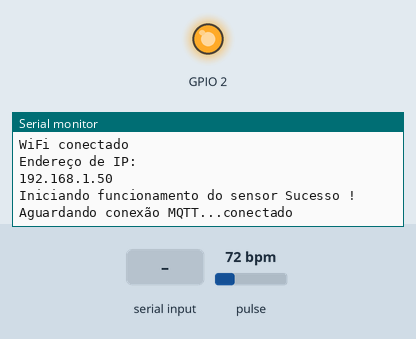
A sketch run on a simulated ESP8266 (NodeMCU). On the bench: output pins drawn as LEDs (lit = HIGH, except the on-board LED, lit = LOW), the last lines printed to the serial monitor. The inputs (shaded band) are chosen by the test bench; at power-on: pulse 72 bpm. WiFi joins after 1.5 s; servers stay silent unless stated; uploads are accepted with an empty reply; no MQTT or app messages arrive unless stated.

Above: at 2.7 s.
2.8 s: "queda\n" received over Serial
At 3.6 s:
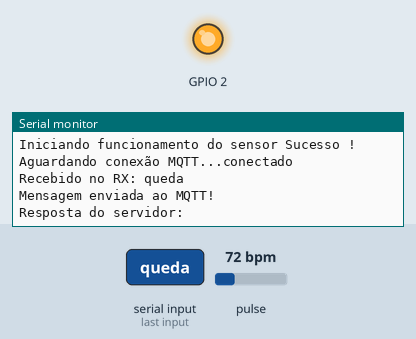
4.3 s: "botao\n" received over Serial
At 4.46 s:
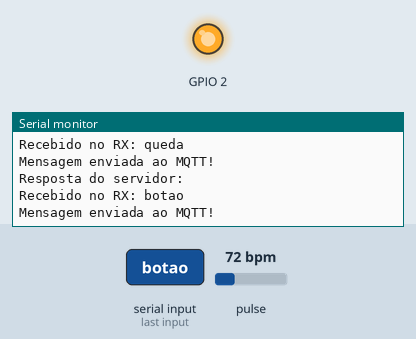
5.8 s: "1\n" received over Serial
At 5.96 s:
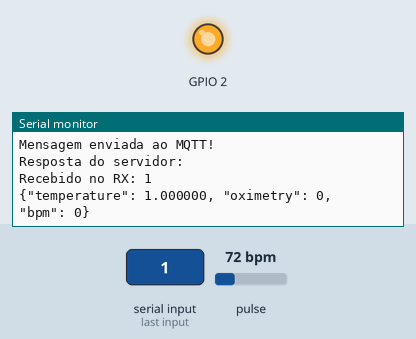

Measured:
- after the input at 2.8 s, the serial monitor: prints a new line at once (image 1)
- after the input at 4.3 s, the serial monitor: prints a new line at once (image 2)
- after the input at 5.8 s, the serial monitor: prints a new line at once (image 3)

The sketch:

esp.ino
```cpp
#include <ESP8266WiFi.h>
#include <PubSubClient.h>
#include <ESP8266HTTPClient.h>
#include <Wire.h> //Biblioteca para comunicação I2C
#include "MAX30100_PulseOximeter.h" //Biblioteca para uso do sensor de frequência cardíaca e oxímetro MAX30100

#define REPORTING_PERIOD_MS     1000 // Intervalo entre a medição de cada amostra

uint32_t tsLastReport = 0; // Tempo da última amostra dectada

PulseOximeter pox; //Declaração objeto pox

const char* ssid = "";
const char* password = "";
const char* mqtt_server = "broker.mqtt-dashboard.com";
const char* mqttTopic = "DotHealth/alarme";

WiFiClient espClient;
PubSubClient client(espClient);
unsigned long lastMsg = 0;
#define MSG_BUFFER_SIZE (50)
char msg[MSG_BUFFER_SIZE];
int value = 0;

void setup() {
  pinMode(BUILTIN_LED, OUTPUT);
  Serial.begin(9600);
  setup_wifi();
  client.setServer(mqtt_server, 1883);
  client.setCallback(callback);
  Serial.print("Iniciando funcionamento do sensor ");

  if (!pox.begin())  //Testa a comunicação com o sensor
  {
    Serial.println("Falhou ! "); //Se a comunicação não foi realizada corretamente exibe a mensagem "Falhou"
    for (;;);
  } else
  {
    Serial.println("Sucesso ! "); //Se a comunicação foi realizada com sucesso exibe a mensagem "Sucesso !"
  }
  pox.setIRLedCurrent(MAX30100_LED_CURR_7_6MA); // Define que o sensor use 7,6 mA para o led
}


void setup_wifi() {

  delay(10);
  Serial.println();
  Serial.print("Conectando com ");
  Serial.println(ssid);

  WiFi.begin(ssid, password);

  while (WiFi.status() != WL_CONNECTED) {
    delay(500);
    Serial.print(".");
  }
  randomSeed(micros());
  Serial.println();
  Serial.println("WiFi conectado");
  Serial.println("Endereço de IP: ");
  Serial.println(WiFi.localIP());
}

void callback(char* topic, byte* payload, unsigned int length) {
  Serial.print("Mensagem recebida [");
  Serial.print(topic);
  Serial.print("] ");
  for (int i = 0; i < length; i++) {
    Serial.print((char)payload[i]);
  }
  Serial.println();

  if ((char)payload[0] == '1') {
    digitalWrite(BUILTIN_LED, LOW);
  } else {
    digitalWrite(BUILTIN_LED, HIGH);
  }

}

void reconnect() {
  while (!client.connected()) {
    Serial.print("Aguardando conexão MQTT...");
    if (client.connect("ESP8266Client")) {
      Serial.println("conectado");
      client.publish("DotHealth/heartbeat", "hello world");
      client.subscribe("DotHealth/Led");
    } else {
      Serial.print("falhou, rc=");
      Serial.print(client.state());
      Serial.println(" tente novamente em 5s");
      delay(5000);
    }
  }
}

void loop() {

  // Reconexão MQTT, se necessário
  if (!client.connected()) {
    reconnect();
    //COMENTEI PRA TESTAR O ENVIO DE DADOS PRO BANCO
  }

   // Verifica se há dados recebidos na porta serial (RX)
  if (Serial.available() > 0) {
    String receivedData = Serial.readStringUntil('\n'); // Lê até o caractere de nova linha
    receivedData.trim(); // Remove espaços extras ou quebras de linha
    Serial.print("Recebido no RX: ");
    Serial.println(receivedData);

    if(receivedData == "queda"){
      // Publica a mensagem recebida no tópico MQTT
      if (client.publish(mqttTopic, "1")) {
        Serial.println("Mensagem enviada ao MQTT!");
      } else {
        Serial.println("Falha ao enviar mensagem ao MQTT!");
      }
      sendPostFall(receivedData);
    }

    else if(receivedData == "botao"){
      if (client.publish(mqttTopic, "1")) {
        Serial.println("Mensagem enviada ao MQTT!");
      } else {
        Serial.println("Falha ao enviar mensagem ao MQTT!");
      }
      sendPostFall(receivedData);
    }

    else{
      sendPostRequest(receivedData);
    }
  }
}

void sendPostRequest(String data) {
  HTTPClient http;
  http.begin(espClient, "http://10.144.0.120:8000/insertentry");// ****checar endereço IP****
  http.addHeader("Content-Type", "application/json");

  float temperatura = data.toFloat();
  pox.update();
  /* float int int */
  char jsonData[100];
  sprintf(jsonData, "{\"temperature\": %f, \"oximetry\": 0, \"bpm\": 0}", temperatura);
  Serial.println(jsonData);
  int httpResponseCode = http.POST(jsonData);

  if (httpResponseCode > 0) {
    Serial.println("Resposta do servidor:");
    Serial.println(http.getString());
  } else {
    Serial.print("Erro na requisição HTTP POST: ");
    Serial.println(httpResponseCode);
  }

  http.end();
}

void sendPostFall(String data) {
  HTTPClient http;
  http.begin(espClient, "http://10.144.0.120:8000/insertentryfall");// ****checar endereço IP****
  http.addHeader("Content-Type", "application/json");

  char jsonData[100];
  sprintf(jsonData, "{}");

  int httpResponseCode = http.POST(jsonData);

  if (httpResponseCode > 0) {
    Serial.println("Resposta do servidor:");
    Serial.println(http.getString());
  } else {
    Serial.print("Erro na requisição HTTP POST: ");
    Serial.println(httpResponseCode);
  }

  http.end();
}
```
